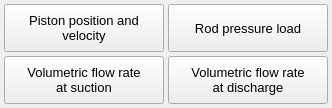
                      <widget class="QWidget" name="tab_time_2">
                       <attribute name="title">
                        <string>Time</string>
                       </attribute>
                       <layout class="QGridLayout" name="gridLayout_28">
                        <property name="leftMargin">
                         <number>4</number>
                        </property>
                        <property name="topMargin">
                         <number>4</number>
                        </property>
                        <property name="rightMargin">
                         <number>4</number>
                        </property>
                        <property name="bottomMargin">
                         <number>4</number>
                        </property>
                        <property name="spacing">
                         <number>4</number>
                        </property>
                        <item row="1" column="1">
                         <widget class="QPushButton" name="pushButton_plot_volumetric_flow_rate_at_discharge_time">
                          <property name="minimumSize">
                           <size>
                            <width>160</width>
                            <height>48</height>
                           </size>
                          </property>
                          <property name="maximumSize">
                           <size>
                            <width>160</width>
                            <height>48</height>
                           </size>
                          </property>
                          <property name="font">
                           <font>
                            <family>MS Shell Dlg 2</family>
                            <pointsize>10</pointsize>
                            <italic>false</italic>
                            <bold>false</bold>
                           </font>
                          </property>
                          <property name="styleSheet">
                           <string notr="true"/>
                          </property>
                          <property name="text">
                           <string>Volumetric flow rate 
at discharge</string>
                          </property>
                          <property name="autoDefault">
                           <bool>false</bool>
                          </property>
                         </widget>
                        </item>
                        <item row="1" column="0">
                         <widget class="QPushButton" name="pushButton_plot_volumetric_flow_rate_at_suction_time">
                          <property name="minimumSize">
                           <size>
                            <width>160</width>
                            <height>48</height>
                           </size>
                          </property>
                          <property name="maximumSize">
                           <size>
                            <width>160</width>
                            <height>48</height>
                           </size>
                          </property>
                          <property name="font">
                           <font>
                            <family>MS Shell Dlg 2</family>
                            <pointsize>10</pointsize>
                            <italic>false</italic>
                            <bold>false</bold>
                           </font>
                          </property>
                          <property name="styleSheet">
                           <string notr="true"/>
                          </property>
                          <property name="text">
                           <string>Volumetric flow rate 
at suction</string>
                          </property>
                          <property name="autoDefault">
                           <bool>false</bool>
                          </property>
                         </widget>
                        </item>
                        <item row="0" column="0">
                         <widget class="QPushButton" name="pushButton_plot_piston_position_and_velocity_time">
                          <property name="minimumSize">
                           <size>
                            <width>160</width>
                            <height>48</height>
                           </size>
                          </property>
                          <property name="maximumSize">
                           <size>
                            <width>160</width>
                            <height>48</height>
                           </size>
                          </property>
                          <property name="font">
                           <font>
                            <family>MS Shell Dlg 2</family>
                            <pointsize>10</pointsize>
                            <italic>false</italic>
                            <bold>false</bold>
                           </font>
                          </property>
                          <property name="styleSheet">
                           <string notr="true"/>
                          </property>
                          <property name="text">
                           <string>Piston position and 
velocity</string>
                          </property>
                          <property name="autoDefault">
                           <bool>false</bool>
                          </property>
                         </widget>
                        </item>
                        <item row="0" column="1">
                         <widget class="QPushButton" name="pushButton_plot_rod_pressure_load_time">
                          <property name="minimumSize">
                           <size>
                            <width>160</width>
                            <height>48</height>
                           </size>
                          </property>
                          <property name="maximumSize">
                           <size>
                            <width>160</width>
                            <height>48</height>
                           </size>
                          </property>
                          <property name="font">
                           <font>
                            <family>MS Shell Dlg 2</family>
                            <pointsize>10</pointsize>
                            <italic>false</italic>
                            <bold>false</bold>
                           </font>
                          </property>
                          <property name="styleSheet">
                           <string notr="true"/>
                          </property>
                          <property name="text">
                           <string>Rod pressure load</string>
                          </property>
                          <property name="autoDefault">
                           <bool>false</bool>
                          </property>
                         </widget>
                        </item>
                       </layout>
                      </widget>
